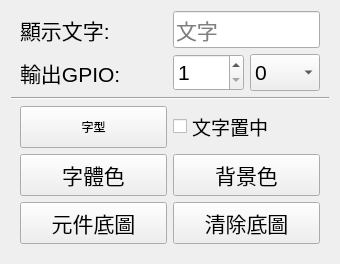
        <widget class="QWidget" name="tab_3">
         <attribute name="title">
          <string>範圍內</string>
         </attribute>
         <layout class="QVBoxLayout" name="verticalLayout_4">
          <item>
           <widget class="QWidget" name="widget_3" native="true">
            <property name="sizePolicy">
             <sizepolicy hsizetype="Preferred" vsizetype="Fixed">
              <horstretch>0</horstretch>
              <verstretch>0</verstretch>
             </sizepolicy>
            </property>
            <property name="minimumSize">
             <size>
              <width>0</width>
              <height>80</height>
             </size>
            </property>
            <property name="font">
             <font>
              <family>Arial</family>
              <pointsize>16</pointsize>
              <weight>50</weight>
              <italic>false</italic>
              <bold>false</bold>
             </font>
            </property>
            <property name="styleSheet">
             <string notr="true">font: 16pt &quot;Arial&quot;;</string>
            </property>
            <layout class="QGridLayout" name="gridLayout_6" columnstretch="1,1" columnminimumwidth="1,1">
             <property name="topMargin">
              <number>0</number>
             </property>
             <property name="bottomMargin">
              <number>0</number>
             </property>
             <item row="0" column="1" rowspan="2">
              <widget class="QWidget" name="widget_5" native="true">
               <property name="minimumSize">
                <size>
                 <width>80</width>
                 <height>80</height>
                </size>
               </property>
               <layout class="QGridLayout" name="gridLayout_7">
                <property name="leftMargin">
                 <number>0</number>
                </property>
                <property name="topMargin">
                 <number>0</number>
                </property>
                <property name="rightMargin">
                 <number>0</number>
                </property>
                <property name="bottomMargin">
                 <number>0</number>
                </property>
                <item row="1" column="0">
                 <widget class="QSpinBox" name="spGpio">
                  <property name="sizePolicy">
                   <sizepolicy hsizetype="Preferred" vsizetype="Preferred">
                    <horstretch>0</horstretch>
                    <verstretch>0</verstretch>
                   </sizepolicy>
                  </property>
                  <property name="minimumSize">
                   <size>
                    <width>60</width>
                    <height>0</height>
                   </size>
                  </property>
                  <property name="styleSheet">
                   <string notr="true">font: 16pt &quot;Arial&quot;;</string>
                  </property>
                  <property name="minimum">
                   <number>1</number>
                  </property>
                  <property name="maximum">
                   <number>40</number>
                  </property>
                  <property name="singleStep">
                   <number>1</number>
                  </property>
                 </widget>
                </item>
                <item row="1" column="1">
                 <widget class="QComboBox" name="spGpioValue">
                  <property name="sizePolicy">
                   <sizepolicy hsizetype="Preferred" vsizetype="Preferred">
                    <horstretch>0</horstretch>
                    <verstretch>0</verstretch>
                   </sizepolicy>
                  </property>
                  <property name="font">
                   <font>
                    <family>Arial</family>
                    <pointsize>16</pointsize>
                    <weight>50</weight>
                    <italic>false</italic>
                    <bold>false</bold>
                   </font>
                  </property>
                  <property name="styleSheet">
                   <string notr="true">font: 16pt &quot;Arial&quot;;</string>
                  </property>
                  <item>
                   <property name="text">
                    <string>0</string>
                   </property>
                  </item>
                  <item>
                   <property name="text">
                    <string>1</string>
                   </property>
                  </item>
                 </widget>
                </item>
                <item row="0" column="0" colspan="2">
                 <widget class="QLineEdit" name="txTxValueMsg">
                  <property name="sizePolicy">
                   <sizepolicy hsizetype="Expanding" vsizetype="Preferred">
                    <horstretch>0</horstretch>
                    <verstretch>0</verstretch>
                   </sizepolicy>
                  </property>
                  <property name="font">
                   <font>
                    <family>Arial</family>
                    <pointsize>16</pointsize>
                    <weight>50</weight>
                    <italic>false</italic>
                    <bold>false</bold>
                   </font>
                  </property>
                  <property name="placeholderText">
                   <string>文字</string>
                  </property>
                 </widget>
                </item>
               </layout>
              </widget>
             </item>
             <item row="1" column="0">
              <widget class="QLabel" name="label_18">
               <property name="font">
                <font>
                 <family>Arial</family>
                 <pointsize>16</pointsize>
                 <weight>50</weight>
                 <italic>false</italic>
                 <bold>false</bold>
                </font>
               </property>
               <property name="text">
                <string>輸出GPIO:</string>
               </property>
              </widget>
             </item>
             <item row="0" column="0">
              <widget class="QLabel" name="label_7">
               <property name="text">
                <string>顯示文字:</string>
               </property>
              </widget>
             </item>
            </layout>
           </widget>
          </item>
          <item>
           <widget class="Line" name="line_2">
            <property name="orientation">
             <enum>Qt::Horizontal</enum>
            </property>
           </widget>
          </item>
          <item>
           <widget class="QWidget" name="widget_7" native="true">
            <property name="sizePolicy">
             <sizepolicy hsizetype="Preferred" vsizetype="Preferred">
              <horstretch>0</horstretch>
              <verstretch>0</verstretch>
             </sizepolicy>
            </property>
            <property name="minimumSize">
             <size>
              <width>0</width>
              <height>100</height>
             </size>
            </property>
            <layout class="QGridLayout" name="gridLayout_12">
             <property name="topMargin">
              <number>0</number>
             </property>
             <item row="1" column="1">
              <widget class="QPushButton" name="btnBgColor">
               <property name="sizePolicy">
                <sizepolicy hsizetype="Preferred" vsizetype="Fixed">
                 <horstretch>0</horstretch>
                 <verstretch>0</verstretch>
                </sizepolicy>
               </property>
               <property name="minimumSize">
                <size>
                 <width>96</width>
                 <height>42</height>
                </size>
               </property>
               <property name="maximumSize">
                <size>
                 <width>16777215</width>
                 <height>16777215</height>
                </size>
               </property>
               <property name="font">
                <font>
                 <pointsize>16</pointsize>
                 <weight>50</weight>
                 <italic>false</italic>
                 <bold>false</bold>
                </font>
               </property>
               <property name="text">
                <string>背景色</string>
               </property>
              </widget>
             </item>
             <item row="1" column="0">
              <widget class="QPushButton" name="btnTxtColor">
               <property name="sizePolicy">
                <sizepolicy hsizetype="Preferred" vsizetype="Fixed">
                 <horstretch>0</horstretch>
                 <verstretch>0</verstretch>
                </sizepolicy>
               </property>
               <property name="minimumSize">
                <size>
                 <width>96</width>
                 <height>42</height>
                </size>
               </property>
               <property name="maximumSize">
                <size>
                 <width>16777215</width>
                 <height>16777215</height>
                </size>
               </property>
               <property name="font">
                <font>
                 <pointsize>16</pointsize>
                 <weight>50</weight>
                 <italic>false</italic>
                 <bold>false</bold>
                </font>
               </property>
               <property name="text">
                <string>字體色</string>
               </property>
              </widget>
             </item>
             <item row="2" column="0">
              <widget class="QPushButton" name="btnBgImage">
               <property name="sizePolicy">
                <sizepolicy hsizetype="Preferred" vsizetype="Fixed">
                 <horstretch>0</horstretch>
                 <verstretch>0</verstretch>
                </sizepolicy>
               </property>
               <property name="minimumSize">
                <size>
                 <width>96</width>
                 <height>42</height>
                </size>
               </property>
               <property name="font">
                <font>
                 <pointsize>16</pointsize>
                 <weight>50</weight>
                 <italic>false</italic>
                 <bold>false</bold>
                </font>
               </property>
               <property name="focusPolicy">
                <enum>Qt::NoFocus</enum>
               </property>
               <property name="text">
                <string>元件底圖</string>
               </property>
              </widget>
             </item>
             <item row="0" column="0">
              <widget class="QPushButton" name="btnSelectFont">
               <property name="minimumSize">
                <size>
                 <width>96</width>
                 <height>42</height>
                </size>
               </property>
               <property name="text">
                <string>字型</string>
               </property>
              </widget>
             </item>
             <item row="2" column="1">
              <widget class="QPushButton" name="btnClearBg">
               <property name="sizePolicy">
                <sizepolicy hsizetype="Preferred" vsizetype="Fixed">
                 <horstretch>0</horstretch>
                 <verstretch>0</verstretch>
                </sizepolicy>
               </property>
               <property name="minimumSize">
                <size>
                 <width>96</width>
                 <height>42</height>
                </size>
               </property>
               <property name="font">
                <font>
                 <pointsize>16</pointsize>
                 <weight>50</weight>
                 <italic>false</italic>
                 <bold>false</bold>
                </font>
               </property>
               <property name="text">
                <string>清除底圖</string>
               </property>
              </widget>
             </item>
             <item row="0" column="1">
              <widget class="QCheckBox" name="chCent">
               <property name="font">
                <font>
                 <pointsize>14</pointsize>
                </font>
               </property>
               <property name="text">
                <string>文字置中</string>
               </property>
              </widget>
             </item>
            </layout>
           </widget>
          </item>
         </layout>
        </widget>
